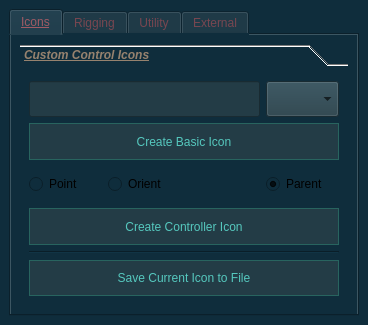
<?xml version="1.0" encoding="UTF-8"?>
<ui version="4.0">
 <class>MainWindow</class>
 <widget class="QMainWindow" name="MainWindow">
  <property name="geometry">
   <rect>
    <x>0</x>
    <y>0</y>
    <width>368</width>
    <height>325</height>
   </rect>
  </property>
  <property name="windowTitle">
   <string>CMiller Rigging Helper</string>
  </property>
  <property name="styleSheet">
   <string notr="true">QWidget {background-color: rgb(15,45,60); font:T&quot;Arial&quot;; }

QTabBar::tab{color: rgb(120,70,80);}
QTabBar::tab:selected {color: rgb(160,90,100);text-decoration: underline}

QSpinBox {background-color: rgb(35,60,70);}

QLineEdit {background-color: rgb(35,60,70);}

QComboBox {background-color: rgb(35,60,70);}

QListWidget {background-color: rgb(35,60,70);}

QToolBox::tab:selected {color: rgb(150,130,110);font: bold italic;text-decoration: underline;}
QToolBox::tab {color: rgb(120,110,90);}

QPushButton {background-color: rgb(35,60,70); color: rgb(85,200,190);border-style: solid; border-color: rgb(40,100,95); border-width: 1; border-radius: .75em;}

QPushButton:pressed {background-color: rgb(45,70,80);}</string>
  </property>
  <widget class="QWidget" name="centralwidget">
   <layout class="QGridLayout" name="gridLayout_5">
    <item row="0" column="0">
     <widget class="QTabWidget" name="tabWidget">
      <property name="currentIndex">
       <number>0</number>
      </property>
      <widget class="QWidget" name="tab">
       <attribute name="title">
        <string>Icons</string>
       </attribute>
       <layout class="QGridLayout" name="gridLayout_13">
        <item row="0" column="0">
         <widget class="QToolBox" name="toolBox_2">
          <property name="currentIndex">
           <number>0</number>
          </property>
          <widget class="QWidget" name="page_3">
           <property name="geometry">
            <rect>
             <x>0</x>
             <y>0</y>
             <width>326</width>
             <height>234</height>
            </rect>
           </property>
           <attribute name="label">
            <string>Custom Control Icons</string>
           </attribute>
           <layout class="QGridLayout" name="gridLayout_14">
            <item row="0" column="0">
             <layout class="QGridLayout" name="gridLayout_6">
              <item row="0" column="3">
               <widget class="QComboBox" name="iconList_enum">
                <property name="sizePolicy">
                 <sizepolicy hsizetype="Minimum" vsizetype="MinimumExpanding">
                  <horstretch>0</horstretch>
                  <verstretch>0</verstretch>
                 </sizepolicy>
                </property>
               </widget>
              </item>
              <item row="2" column="3">
               <widget class="QRadioButton" name="createIcon_parentRadio">
                <property name="sizePolicy">
                 <sizepolicy hsizetype="Minimum" vsizetype="MinimumExpanding">
                  <horstretch>0</horstretch>
                  <verstretch>0</verstretch>
                 </sizepolicy>
                </property>
                <property name="text">
                 <string>Parent</string>
                </property>
                <property name="checked">
                 <bool>true</bool>
                </property>
               </widget>
              </item>
              <item row="4" column="0" colspan="4">
               <widget class="QPushButton" name="controllerIcon_btn">
                <property name="sizePolicy">
                 <sizepolicy hsizetype="Minimum" vsizetype="MinimumExpanding">
                  <horstretch>0</horstretch>
                  <verstretch>0</verstretch>
                 </sizepolicy>
                </property>
                <property name="text">
                 <string>Create Controller Icon</string>
                </property>
               </widget>
              </item>
              <item row="2" column="0">
               <widget class="QRadioButton" name="createIcon_pointRadio">
                <property name="sizePolicy">
                 <sizepolicy hsizetype="Minimum" vsizetype="MinimumExpanding">
                  <horstretch>0</horstretch>
                  <verstretch>0</verstretch>
                 </sizepolicy>
                </property>
                <property name="text">
                 <string>Point</string>
                </property>
               </widget>
              </item>
              <item row="6" column="0" colspan="4">
               <widget class="QPushButton" name="saveIcon_btn">
                <property name="sizePolicy">
                 <sizepolicy hsizetype="Minimum" vsizetype="MinimumExpanding">
                  <horstretch>0</horstretch>
                  <verstretch>0</verstretch>
                 </sizepolicy>
                </property>
                <property name="text">
                 <string>Save Current Icon to File</string>
                </property>
               </widget>
              </item>
              <item row="2" column="1" colspan="2">
               <widget class="QRadioButton" name="createIcon_orientRadio">
                <property name="sizePolicy">
                 <sizepolicy hsizetype="Minimum" vsizetype="MinimumExpanding">
                  <horstretch>0</horstretch>
                  <verstretch>0</verstretch>
                 </sizepolicy>
                </property>
                <property name="text">
                 <string>Orient</string>
                </property>
               </widget>
              </item>
              <item row="5" column="0" colspan="4">
               <widget class="Line" name="line_5">
                <property name="sizePolicy">
                 <sizepolicy hsizetype="MinimumExpanding" vsizetype="Fixed">
                  <horstretch>0</horstretch>
                  <verstretch>0</verstretch>
                 </sizepolicy>
                </property>
                <property name="minimumSize">
                 <size>
                  <width>1</width>
                  <height>1</height>
                 </size>
                </property>
                <property name="frameShadow">
                 <enum>QFrame::Sunken</enum>
                </property>
                <property name="orientation">
                 <enum>Qt::Horizontal</enum>
                </property>
               </widget>
              </item>
              <item row="0" column="0" colspan="3">
               <widget class="QLineEdit" name="createIcon_txt">
                <property name="sizePolicy">
                 <sizepolicy hsizetype="Expanding" vsizetype="MinimumExpanding">
                  <horstretch>0</horstretch>
                  <verstretch>0</verstretch>
                 </sizepolicy>
                </property>
               </widget>
              </item>
              <item row="1" column="0" colspan="4">
               <widget class="QPushButton" name="basicIcon_btn">
                <property name="sizePolicy">
                 <sizepolicy hsizetype="Minimum" vsizetype="MinimumExpanding">
                  <horstretch>0</horstretch>
                  <verstretch>0</verstretch>
                 </sizepolicy>
                </property>
                <property name="text">
                 <string>Create Basic Icon</string>
                </property>
               </widget>
              </item>
             </layout>
            </item>
           </layout>
          </widget>
         </widget>
        </item>
       </layout>
      </widget>
      <widget class="QWidget" name="tab_2">
       <attribute name="title">
        <string>Rigging</string>
       </attribute>
       <layout class="QGridLayout" name="gridLayout_3">
        <item row="0" column="0">
         <widget class="QToolBox" name="toolBox">
          <property name="currentIndex">
           <number>0</number>
          </property>
          <widget class="QWidget" name="page">
           <property name="geometry">
            <rect>
             <x>0</x>
             <y>0</y>
             <width>326</width>
             <height>150</height>
            </rect>
           </property>
           <attribute name="label">
            <string>Joint Tools</string>
           </attribute>
           <layout class="QGridLayout" name="gridLayout_10">
            <item row="0" column="0">
             <layout class="QVBoxLayout" name="verticalLayout">
              <item>
               <layout class="QGridLayout" name="gridLayout_8">
                <item row="0" column="0">
                 <widget class="QPushButton" name="splitJoints_btn">
                  <property name="sizePolicy">
                   <sizepolicy hsizetype="MinimumExpanding" vsizetype="MinimumExpanding">
                    <horstretch>0</horstretch>
                    <verstretch>0</verstretch>
                   </sizepolicy>
                  </property>
                  <property name="statusTip">
                   <string>Select 2 joints to split between</string>
                  </property>
                  <property name="text">
                   <string>Split Joints</string>
                  </property>
                 </widget>
                </item>
                <item row="0" column="2">
                 <widget class="QCheckBox" name="splitJoints_cb">
                  <property name="text">
                   <string>Chain?</string>
                  </property>
                  <property name="checked">
                   <bool>true</bool>
                  </property>
                 </widget>
                </item>
                <item row="0" column="1">
                 <widget class="QSpinBox" name="splitJoints_sb">
                  <property name="statusTip">
                   <string>Controls the number of additional Split Joints</string>
                  </property>
                  <property name="minimum">
                   <number>1</number>
                  </property>
                 </widget>
                </item>
               </layout>
              </item>
              <item>
               <widget class="Line" name="line">
                <property name="orientation">
                 <enum>Qt::Horizontal</enum>
                </property>
               </widget>
              </item>
              <item>
               <layout class="QGridLayout" name="gridLayout_7" columnstretch="0,0" columnminimumwidth="0,0">
                <item row="0" column="0" rowspan="2">
                 <widget class="QPushButton" name="createJoints_btn">
                  <property name="sizePolicy">
                   <sizepolicy hsizetype="MinimumExpanding" vsizetype="MinimumExpanding">
                    <horstretch>0</horstretch>
                    <verstretch>0</verstretch>
                   </sizepolicy>
                  </property>
                  <property name="statusTip">
                   <string>Select objects, components, or locators</string>
                  </property>
                  <property name="text">
                   <string>Create Joints
at Components</string>
                  </property>
                 </widget>
                </item>
                <item row="0" column="1">
                 <widget class="QLineEdit" name="createJoints_txt">
                  <property name="alignment">
                   <set>Qt::AlignCenter</set>
                  </property>
                  <property name="placeholderText">
                   <string>Joint Name</string>
                  </property>
                 </widget>
                </item>
                <item row="1" column="1">
                 <widget class="QCheckBox" name="createJoints_cb">
                  <property name="statusTip">
                   <string>Creates a joint hierarchy if checked</string>
                  </property>
                  <property name="text">
                   <string>Chain?</string>
                  </property>
                  <property name="checked">
                   <bool>true</bool>
                  </property>
                 </widget>
                </item>
               </layout>
              </item>
             </layout>
            </item>
           </layout>
          </widget>
          <widget class="QWidget" name="page_6">
           <property name="geometry">
            <rect>
             <x>0</x>
             <y>0</y>
             <width>326</width>
             <height>150</height>
            </rect>
           </property>
           <attribute name="label">
            <string>Mesh Tools</string>
           </attribute>
           <widget class="QPushButton" name="wingSpanMaker_btn">
            <property name="geometry">
             <rect>
              <x>0</x>
              <y>0</y>
              <width>91</width>
              <height>31</height>
             </rect>
            </property>
            <property name="text">
             <string>WingSpan Maker</string>
            </property>
           </widget>
          </widget>
          <widget class="QWidget" name="page_1">
           <property name="geometry">
            <rect>
             <x>0</x>
             <y>0</y>
             <width>326</width>
             <height>150</height>
            </rect>
           </property>
           <attribute name="label">
            <string>BlendShape Tools</string>
           </attribute>
           <layout class="QGridLayout" name="gridLayout_11">
            <item row="0" column="0">
             <layout class="QGridLayout" name="gridLayout_9">
              <item row="0" column="1">
               <widget class="QSpinBox" name="createBlendShapes_sb">
                <property name="statusTip">
                 <string>Controls the number of additional Split Joints</string>
                </property>
                <property name="minimum">
                 <number>1</number>
                </property>
               </widget>
              </item>
              <item row="0" column="0">
               <widget class="QPushButton" name="createBlendShapes_btn">
                <property name="sizePolicy">
                 <sizepolicy hsizetype="Minimum" vsizetype="MinimumExpanding">
                  <horstretch>0</horstretch>
                  <verstretch>0</verstretch>
                 </sizepolicy>
                </property>
                <property name="text">
                 <string>Create BlendShapes</string>
                </property>
               </widget>
              </item>
              <item row="1" column="0">
               <widget class="QComboBox" name="createBlendShapes_enum">
                <property name="sizePolicy">
                 <sizepolicy hsizetype="Minimum" vsizetype="MinimumExpanding">
                  <horstretch>0</horstretch>
                  <verstretch>0</verstretch>
                 </sizepolicy>
                </property>
                <property name="currentIndex">
                 <number>-1</number>
                </property>
               </widget>
              </item>
              <item row="1" column="1">
               <widget class="QPushButton" name="createBlendShapesRefresh_btn">
                <property name="sizePolicy">
                 <sizepolicy hsizetype="Minimum" vsizetype="MinimumExpanding">
                  <horstretch>0</horstretch>
                  <verstretch>0</verstretch>
                 </sizepolicy>
                </property>
                <property name="text">
                 <string>Refresh</string>
                </property>
               </widget>
              </item>
              <item row="2" column="0" colspan="2">
               <widget class="Line" name="line_2">
                <property name="sizePolicy">
                 <sizepolicy hsizetype="MinimumExpanding" vsizetype="Fixed">
                  <horstretch>0</horstretch>
                  <verstretch>0</verstretch>
                 </sizepolicy>
                </property>
                <property name="frameShadow">
                 <enum>QFrame::Plain</enum>
                </property>
                <property name="orientation">
                 <enum>Qt::Horizontal</enum>
                </property>
               </widget>
              </item>
              <item row="3" column="0">
               <widget class="QLineEdit" name="createBlendShapesNew_txt">
                <property name="sizePolicy">
                 <sizepolicy hsizetype="Expanding" vsizetype="Expanding">
                  <horstretch>0</horstretch>
                  <verstretch>0</verstretch>
                 </sizepolicy>
                </property>
               </widget>
              </item>
              <item row="3" column="1">
               <widget class="QCheckBox" name="createBlendShapesNew_cb">
                <property name="text">
                 <string>New Node</string>
                </property>
               </widget>
              </item>
             </layout>
            </item>
           </layout>
          </widget>
          <widget class="QWidget" name="page_2">
           <property name="geometry">
            <rect>
             <x>0</x>
             <y>0</y>
             <width>326</width>
             <height>150</height>
            </rect>
           </property>
           <attribute name="label">
            <string>Facial Rig Setup *BETA*</string>
           </attribute>
           <layout class="QGridLayout" name="gridLayout_12">
            <item row="0" column="0">
             <layout class="QGridLayout" name="gridLayout_2">
              <item row="1" column="1">
               <widget class="QDoubleSpinBox" name="faceCurvesFallOff_val">
                <property name="maximum">
                 <double>100.000000000000000</double>
                </property>
                <property name="value">
                 <double>12.000000000000000</double>
                </property>
               </widget>
              </item>
              <item row="0" column="0">
               <widget class="QLabel" name="label_5">
                <property name="text">
                 <string>Number of Controllers:</string>
                </property>
                <property name="wordWrap">
                 <bool>false</bool>
                </property>
               </widget>
              </item>
              <item row="0" column="1">
               <widget class="QSpinBox" name="faceCurves_val">
                <property name="frame">
                 <bool>false</bool>
                </property>
                <property name="value">
                 <number>5</number>
                </property>
               </widget>
              </item>
              <item row="6" column="0" colspan="2">
               <widget class="QLineEdit" name="faceCurves_txt">
                <property name="sizePolicy">
                 <sizepolicy hsizetype="Expanding" vsizetype="MinimumExpanding">
                  <horstretch>0</horstretch>
                  <verstretch>0</verstretch>
                 </sizepolicy>
                </property>
                <property name="text">
                 <string/>
                </property>
                <property name="placeholderText">
                 <string>Prefix Name</string>
                </property>
               </widget>
              </item>
              <item row="7" column="0" colspan="2">
               <widget class="QPushButton" name="faceCurves_btn">
                <property name="sizePolicy">
                 <sizepolicy hsizetype="Minimum" vsizetype="MinimumExpanding">
                  <horstretch>0</horstretch>
                  <verstretch>0</verstretch>
                 </sizepolicy>
                </property>
                <property name="text">
                 <string>Create Curves from Selected Edge</string>
                </property>
               </widget>
              </item>
              <item row="1" column="0">
               <widget class="QLabel" name="label_3">
                <property name="text">
                 <string>Dropoff Rate:</string>
                </property>
               </widget>
              </item>
              <item row="2" column="0" colspan="2">
               <widget class="QCheckBox" name="faceCurves_cb">
                <property name="text">
                 <string>Lock Influence to Zero</string>
                </property>
               </widget>
              </item>
             </layout>
            </item>
           </layout>
          </widget>
         </widget>
        </item>
       </layout>
      </widget>
      <widget class="QWidget" name="tab_3">
       <attribute name="title">
        <string>Utility</string>
       </attribute>
       <layout class="QGridLayout" name="gridLayout_15">
        <item row="0" column="0">
         <widget class="QToolBox" name="toolBox_3">
          <property name="currentIndex">
           <number>0</number>
          </property>
          <widget class="QWidget" name="page_5">
           <property name="geometry">
            <rect>
             <x>0</x>
             <y>0</y>
             <width>326</width>
             <height>206</height>
            </rect>
           </property>
           <attribute name="label">
            <string>Selection-Based Tools</string>
           </attribute>
           <layout class="QGridLayout" name="gridLayout_17">
            <item row="0" column="0">
             <layout class="QGridLayout" name="gridLayout_4">
              <item row="1" column="0">
               <widget class="QPushButton" name="connectCB_btn">
                <property name="sizePolicy">
                 <sizepolicy hsizetype="Minimum" vsizetype="MinimumExpanding">
                  <horstretch>0</horstretch>
                  <verstretch>0</verstretch>
                 </sizepolicy>
                </property>
                <property name="text">
                 <string>Connect Channel
 Box Attrs</string>
                </property>
                <property name="checkable">
                 <bool>false</bool>
                </property>
                <property name="checked">
                 <bool>false</bool>
                </property>
               </widget>
              </item>
              <item row="1" column="1">
               <widget class="QPushButton" name="doublePad_btn">
                <property name="sizePolicy">
                 <sizepolicy hsizetype="Minimum" vsizetype="MinimumExpanding">
                  <horstretch>0</horstretch>
                  <verstretch>0</verstretch>
                 </sizepolicy>
                </property>
                <property name="text">
                 <string>Pad
 Selection</string>
                </property>
               </widget>
              </item>
              <item row="2" column="1">
               <widget class="QPushButton" name="toggleSkin_btn">
                <property name="sizePolicy">
                 <sizepolicy hsizetype="Minimum" vsizetype="MinimumExpanding">
                  <horstretch>0</horstretch>
                  <verstretch>0</verstretch>
                 </sizepolicy>
                </property>
                <property name="text">
                 <string>Toggle Skin Clusters</string>
                </property>
               </widget>
              </item>
              <item row="2" column="0">
               <widget class="QPushButton" name="drawLine_btn">
                <property name="sizePolicy">
                 <sizepolicy hsizetype="Minimum" vsizetype="MinimumExpanding">
                  <horstretch>0</horstretch>
                  <verstretch>0</verstretch>
                 </sizepolicy>
                </property>
                <property name="text">
                 <string>Draw Line</string>
                </property>
               </widget>
              </item>
              <item row="0" column="0">
               <widget class="QPushButton" name="resetSel_btn">
                <property name="sizePolicy">
                 <sizepolicy hsizetype="MinimumExpanding" vsizetype="MinimumExpanding">
                  <horstretch>0</horstretch>
                  <verstretch>0</verstretch>
                 </sizepolicy>
                </property>
                <property name="text">
                 <string>Reset Selected
 Controllers</string>
                </property>
               </widget>
              </item>
              <item row="0" column="1">
               <widget class="QPushButton" name="resetAll_btn">
                <property name="sizePolicy">
                 <sizepolicy hsizetype="MinimumExpanding" vsizetype="MinimumExpanding">
                  <horstretch>0</horstretch>
                  <verstretch>0</verstretch>
                 </sizepolicy>
                </property>
                <property name="text">
                 <string>Reset All
 Controllers</string>
                </property>
               </widget>
              </item>
             </layout>
            </item>
           </layout>
          </widget>
          <widget class="QWidget" name="page_4">
           <property name="geometry">
            <rect>
             <x>0</x>
             <y>0</y>
             <width>326</width>
             <height>206</height>
            </rect>
           </property>
           <attribute name="label">
            <string>Follicle Creator</string>
           </attribute>
           <layout class="QGridLayout" name="gridLayout_16">
            <item row="0" column="0">
             <layout class="QGridLayout" name="gridLayout">
              <item row="1" column="0">
               <widget class="QLineEdit" name="createFollicle_txt">
                <property name="sizePolicy">
                 <sizepolicy hsizetype="Expanding" vsizetype="MinimumExpanding">
                  <horstretch>0</horstretch>
                  <verstretch>0</verstretch>
                 </sizepolicy>
                </property>
                <property name="placeholderText">
                 <string>Object To Affect</string>
                </property>
               </widget>
              </item>
              <item row="1" column="3">
               <widget class="QDoubleSpinBox" name="createFollicle_uVal"/>
              </item>
              <item row="2" column="0">
               <widget class="QPushButton" name="createFollicle_btn">
                <property name="sizePolicy">
                 <sizepolicy hsizetype="Minimum" vsizetype="MinimumExpanding">
                  <horstretch>0</horstretch>
                  <verstretch>0</verstretch>
                 </sizepolicy>
                </property>
                <property name="text">
                 <string>Create Follicle</string>
                </property>
               </widget>
              </item>
              <item row="0" column="1" rowspan="2" colspan="2">
               <widget class="QLabel" name="label">
                <property name="text">
                 <string>U</string>
                </property>
               </widget>
              </item>
              <item row="2" column="3">
               <widget class="QDoubleSpinBox" name="createFollicle_vVal"/>
              </item>
              <item row="2" column="1" colspan="2">
               <widget class="QLabel" name="label_2">
                <property name="text">
                 <string>V</string>
                </property>
               </widget>
              </item>
             </layout>
            </item>
           </layout>
          </widget>
         </widget>
        </item>
       </layout>
      </widget>
      <widget class="QWidget" name="tab_4">
       <attribute name="title">
        <string>External</string>
       </attribute>
       <widget class="QPushButton" name="ext_launchSkinUtility_btn">
        <property name="geometry">
         <rect>
          <x>10</x>
          <y>20</y>
          <width>111</width>
          <height>41</height>
         </rect>
        </property>
        <property name="text">
         <string>Launch Skin
Weight Utility</string>
        </property>
       </widget>
      </widget>
     </widget>
    </item>
   </layout>
  </widget>
 </widget>
 <resources/>
 <connections/>
</ui>
